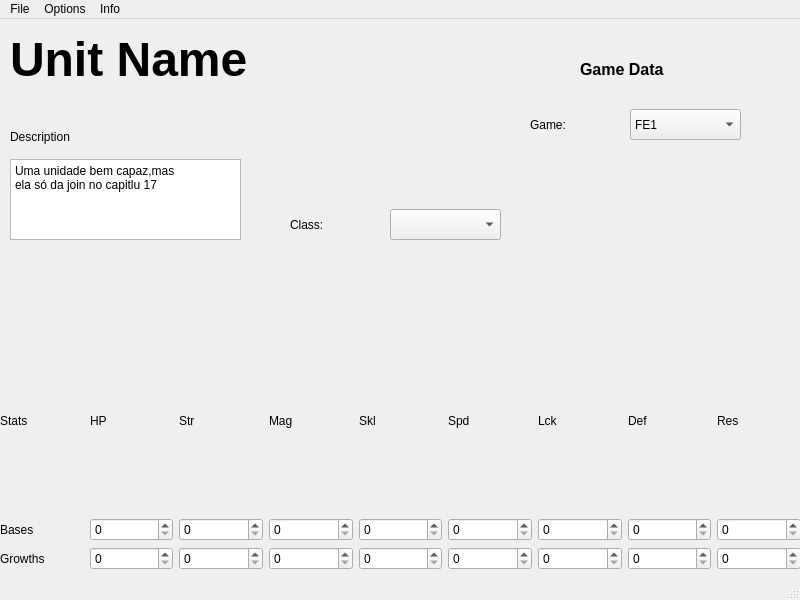
<?xml version="1.0" encoding="UTF-8"?>
<ui version="4.0">
 <class>MainWindow</class>
 <widget class="QMainWindow" name="MainWindow">
  <property name="geometry">
   <rect>
    <x>0</x>
    <y>0</y>
    <width>800</width>
    <height>600</height>
   </rect>
  </property>
  <property name="windowTitle">
   <string>MainWindow</string>
  </property>
  <widget class="QWidget" name="centralwidget">
   <widget class="QWidget" name="gridLayoutWidget">
    <property name="geometry">
     <rect>
      <x>0</x>
      <y>310</y>
      <width>801</width>
      <height>241</height>
     </rect>
    </property>
    <layout class="QGridLayout" name="gridLayout">
     <item row="0" column="6">
      <widget class="QLabel" name="label_8">
       <property name="text">
        <string>Lck</string>
       </property>
      </widget>
     </item>
     <item row="0" column="7">
      <widget class="QLabel" name="label_9">
       <property name="text">
        <string>Def</string>
       </property>
      </widget>
     </item>
     <item row="0" column="2">
      <widget class="QLabel" name="label_4">
       <property name="text">
        <string>Str</string>
       </property>
      </widget>
     </item>
     <item row="0" column="4">
      <widget class="QLabel" name="label_6">
       <property name="text">
        <string>Skl</string>
       </property>
      </widget>
     </item>
     <item row="1" column="0">
      <widget class="QLabel" name="Baseslabel">
       <property name="text">
        <string>Bases</string>
       </property>
      </widget>
     </item>
     <item row="2" column="0">
      <widget class="QLabel" name="Growthslabel">
       <property name="text">
        <string>Growths</string>
       </property>
      </widget>
     </item>
     <item row="0" column="1">
      <widget class="QLabel" name="label_3">
       <property name="text">
        <string>HP</string>
       </property>
      </widget>
     </item>
     <item row="0" column="5">
      <widget class="QLabel" name="label_7">
       <property name="text">
        <string>Spd</string>
       </property>
      </widget>
     </item>
     <item row="0" column="3">
      <widget class="QLabel" name="label_5">
       <property name="text">
        <string>Mag</string>
       </property>
      </widget>
     </item>
     <item row="0" column="0">
      <widget class="QLabel" name="label_2">
       <property name="text">
        <string>Stats</string>
       </property>
      </widget>
     </item>
     <item row="0" column="8">
      <widget class="QLabel" name="label_10">
       <property name="text">
        <string>Res</string>
       </property>
      </widget>
     </item>
     <item row="1" column="1">
      <widget class="QSpinBox" name="SB_HPB"/>
     </item>
     <item row="2" column="1">
      <widget class="QSpinBox" name="SB_HPGR"/>
     </item>
     <item row="2" column="2">
      <widget class="QSpinBox" name="SB_StrGR_2"/>
     </item>
     <item row="2" column="3">
      <widget class="QSpinBox" name="SB_MagGR_3"/>
     </item>
     <item row="2" column="4">
      <widget class="QSpinBox" name="SB_SklGR_4"/>
     </item>
     <item row="2" column="5">
      <widget class="QSpinBox" name="SB_SpdGR_5"/>
     </item>
     <item row="2" column="6">
      <widget class="QSpinBox" name="SB_LckGR_6"/>
     </item>
     <item row="2" column="7">
      <widget class="QSpinBox" name="SB_DefGR_7"/>
     </item>
     <item row="2" column="8">
      <widget class="QSpinBox" name="SB_ResGR_8"/>
     </item>
     <item row="1" column="2">
      <widget class="QSpinBox" name="SB_StrB"/>
     </item>
     <item row="1" column="3">
      <widget class="QSpinBox" name="SB_MagB"/>
     </item>
     <item row="1" column="4">
      <widget class="QSpinBox" name="SB_SklB"/>
     </item>
     <item row="1" column="5">
      <widget class="QSpinBox" name="SB_SpdB"/>
     </item>
     <item row="1" column="6">
      <widget class="QSpinBox" name="SB_LckB"/>
     </item>
     <item row="1" column="7">
      <widget class="QSpinBox" name="SB_DefB"/>
     </item>
     <item row="1" column="8">
      <widget class="QSpinBox" name="SB_ResB"/>
     </item>
    </layout>
   </widget>
   <widget class="QLabel" name="UnitName">
    <property name="geometry">
     <rect>
      <x>10</x>
      <y>0</y>
      <width>251</width>
      <height>81</height>
     </rect>
    </property>
    <property name="font">
     <font>
      <pointsize>36</pointsize>
      <bold>true</bold>
     </font>
    </property>
    <property name="text">
     <string>Unit Name</string>
    </property>
   </widget>
   <widget class="QLabel" name="DescriptionLabel">
    <property name="geometry">
     <rect>
      <x>10</x>
      <y>110</y>
      <width>71</width>
      <height>16</height>
     </rect>
    </property>
    <property name="text">
     <string>Description</string>
    </property>
   </widget>
   <widget class="QTextBrowser" name="textBrowser">
    <property name="geometry">
     <rect>
      <x>10</x>
      <y>140</y>
      <width>231</width>
      <height>81</height>
     </rect>
    </property>
    <property name="html">
     <string>&lt;!DOCTYPE HTML PUBLIC &quot;-//W3C//DTD HTML 4.0//EN&quot; &quot;http://www.w3.org/TR/REC-html40/strict.dtd&quot;&gt;
&lt;html&gt;&lt;head&gt;&lt;meta name=&quot;qrichtext&quot; content=&quot;1&quot; /&gt;&lt;meta charset=&quot;utf-8&quot; /&gt;&lt;style type=&quot;text/css&quot;&gt;
p, li { white-space: pre-wrap; }
hr { height: 1px; border-width: 0; }
li.unchecked::marker { content: &quot;\2610&quot;; }
li.checked::marker { content: &quot;\2612&quot;; }
&lt;/style&gt;&lt;/head&gt;&lt;body style=&quot; font-family:'Segoe UI'; font-size:9pt; font-weight:400; font-style:normal;&quot;&gt;
&lt;p style=&quot; margin-top:0px; margin-bottom:0px; margin-left:0px; margin-right:0px; -qt-block-indent:0; text-indent:0px;&quot;&gt;Uma unidade bem capaz,mas&lt;/p&gt;
&lt;p style=&quot; margin-top:0px; margin-bottom:0px; margin-left:0px; margin-right:0px; -qt-block-indent:0; text-indent:0px;&quot;&gt;ela só da join no capitlu 17&lt;/p&gt;&lt;/body&gt;&lt;/html&gt;</string>
    </property>
   </widget>
   <widget class="QLabel" name="Class_Preview">
    <property name="geometry">
     <rect>
      <x>290</x>
      <y>30</y>
      <width>211</width>
      <height>141</height>
     </rect>
    </property>
    <property name="text">
     <string/>
    </property>
    <property name="pixmap">
     <pixmap resource="naraki_resources.qrc">:/newPrefix/solider_placeholder.png</pixmap>
    </property>
    <property name="scaledContents">
     <bool>true</bool>
    </property>
   </widget>
   <widget class="QComboBox" name="CB_ClassSelect">
    <property name="geometry">
     <rect>
      <x>390</x>
      <y>190</y>
      <width>111</width>
      <height>31</height>
     </rect>
    </property>
   </widget>
   <widget class="QLabel" name="Classlabel">
    <property name="geometry">
     <rect>
      <x>290</x>
      <y>190</y>
      <width>101</width>
      <height>31</height>
     </rect>
    </property>
    <property name="text">
     <string>Class:</string>
    </property>
   </widget>
   <widget class="QLabel" name="label">
    <property name="geometry">
     <rect>
      <x>580</x>
      <y>40</y>
      <width>111</width>
      <height>21</height>
     </rect>
    </property>
    <property name="font">
     <font>
      <pointsize>12</pointsize>
      <bold>true</bold>
     </font>
    </property>
    <property name="text">
     <string>Game Data</string>
    </property>
   </widget>
   <widget class="QLabel" name="Gamelabel">
    <property name="geometry">
     <rect>
      <x>530</x>
      <y>90</y>
      <width>101</width>
      <height>31</height>
     </rect>
    </property>
    <property name="text">
     <string>Game:</string>
    </property>
   </widget>
   <widget class="QComboBox" name="CB_GameSelect">
    <property name="geometry">
     <rect>
      <x>630</x>
      <y>90</y>
      <width>111</width>
      <height>31</height>
     </rect>
    </property>
    <item>
     <property name="text">
      <string>FE1</string>
     </property>
    </item>
    <item>
     <property name="text">
      <string>FE2 </string>
     </property>
    </item>
    <item>
     <property name="text">
      <string>FE3</string>
     </property>
    </item>
    <item>
     <property name="text">
      <string>FE4</string>
     </property>
    </item>
    <item>
     <property name="text">
      <string>FE5</string>
     </property>
    </item>
    <item>
     <property name="text">
      <string>FE6</string>
     </property>
    </item>
    <item>
     <property name="text">
      <string>FE7</string>
     </property>
    </item>
    <item>
     <property name="text">
      <string>FE8</string>
     </property>
    </item>
    <item>
     <property name="text">
      <string>FE9</string>
     </property>
    </item>
    <item>
     <property name="text">
      <string>FE10</string>
     </property>
    </item>
    <item>
     <property name="text">
      <string>FE11</string>
     </property>
    </item>
    <item>
     <property name="text">
      <string>FE12</string>
     </property>
    </item>
    <item>
     <property name="text">
      <string>FE13</string>
     </property>
    </item>
    <item>
     <property name="text">
      <string>FE14</string>
     </property>
    </item>
   </widget>
  </widget>
  <widget class="QStatusBar" name="statusbar"/>
  <widget class="QMenuBar" name="menubar">
   <property name="geometry">
    <rect>
     <x>0</x>
     <y>0</y>
     <width>800</width>
     <height>22</height>
    </rect>
   </property>
   <widget class="QMenu" name="menuFile">
    <property name="title">
     <string>File</string>
    </property>
   </widget>
   <widget class="QMenu" name="menuOptions">
    <property name="title">
     <string>Options</string>
    </property>
   </widget>
   <widget class="QMenu" name="menuInfo">
    <property name="title">
     <string>Info</string>
    </property>
   </widget>
   <addaction name="menuFile"/>
   <addaction name="menuOptions"/>
   <addaction name="menuInfo"/>
  </widget>
 </widget>
 <resources>
  <include location="naraki_resources.qrc"/>
 </resources>
 <connections/>
</ui>
